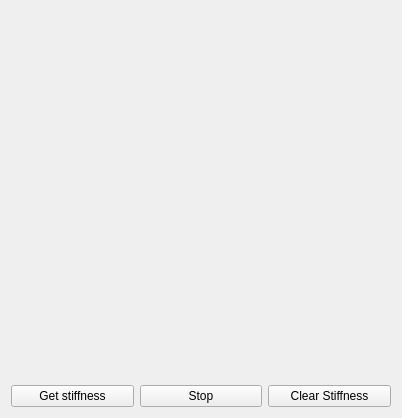
<?xml version="1.0" encoding="UTF-8"?>
<ui version="4.0">
 <class>Form</class>
 <widget class="QWidget" name="Form">
  <property name="geometry">
   <rect>
    <x>0</x>
    <y>0</y>
    <width>402</width>
    <height>418</height>
   </rect>
  </property>
  <property name="windowTitle">
   <string>Form</string>
  </property>
  <layout class="QGridLayout" name="gridLayout">
   <item row="0" column="0">
    <layout class="QVBoxLayout" name="verticalLayout">
     <item>
      <layout class="QVBoxLayout" name="verticalLayout_2">
       <item>
        <widget class="QLabel" name="cvWindow">
         <property name="sizePolicy">
          <sizepolicy hsizetype="Minimum" vsizetype="Expanding">
           <horstretch>0</horstretch>
           <verstretch>0</verstretch>
          </sizepolicy>
         </property>
         <property name="frameShape">
          <enum>QFrame::NoFrame</enum>
         </property>
         <property name="frameShadow">
          <enum>QFrame::Plain</enum>
         </property>
         <property name="text">
          <string/>
         </property>
         <property name="textFormat">
          <enum>Qt::AutoText</enum>
         </property>
         <property name="scaledContents">
          <bool>false</bool>
         </property>
         <property name="alignment">
          <set>Qt::AlignCenter</set>
         </property>
        </widget>
       </item>
       <item>
        <layout class="QHBoxLayout" name="horizontalLayout">
         <property name="spacing">
          <number>6</number>
         </property>
         <item>
          <widget class="QPushButton" name="getStiffness">
           <property name="text">
            <string>Get stiffness</string>
           </property>
          </widget>
         </item>
         <item>
          <widget class="QPushButton" name="stop">
           <property name="text">
            <string>Stop</string>
           </property>
          </widget>
         </item>
         <item>
          <widget class="QPushButton" name="clearStiffness">
           <property name="text">
            <string>Clear Stiffness</string>
           </property>
          </widget>
         </item>
        </layout>
       </item>
      </layout>
     </item>
    </layout>
   </item>
  </layout>
 </widget>
 <resources/>
 <connections/>
</ui>
